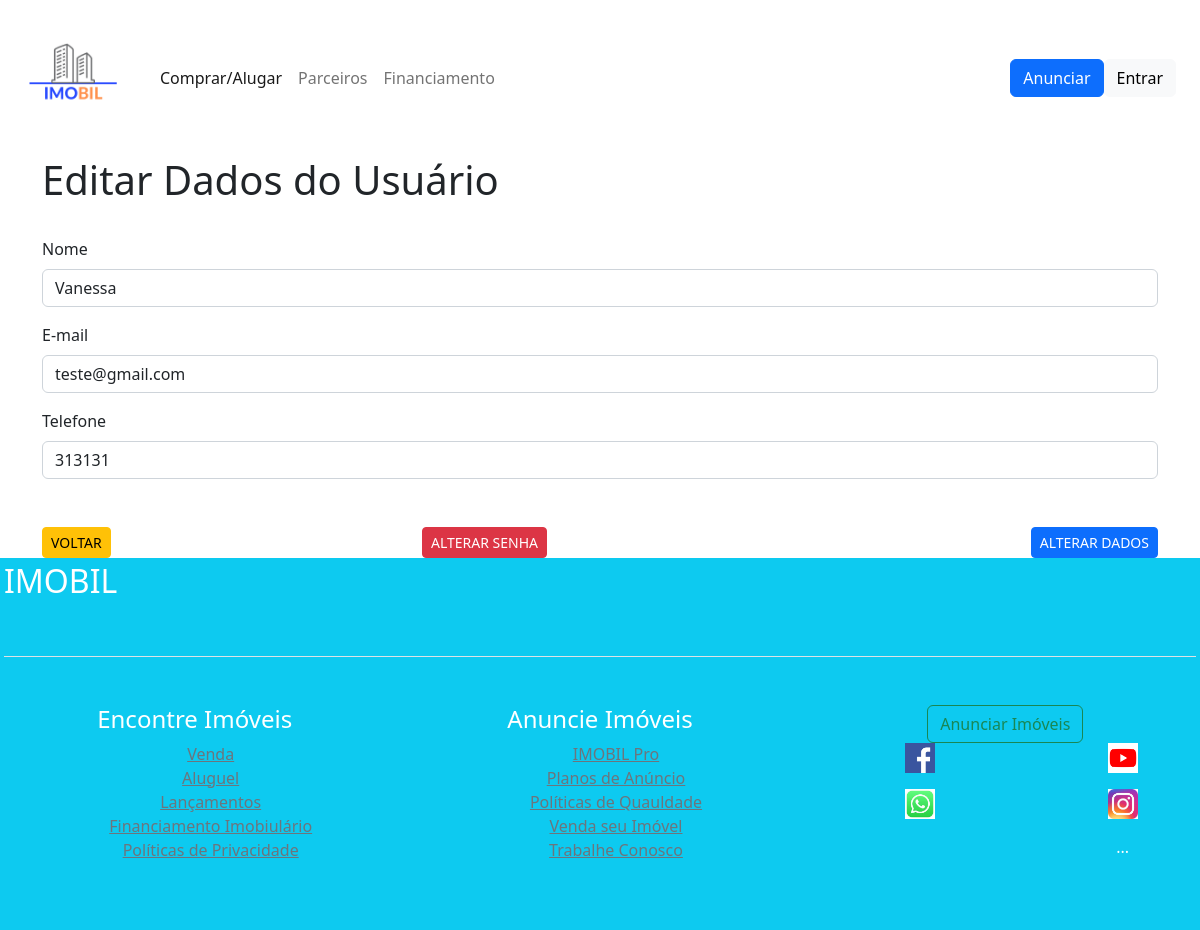
The page /editarUsuario.php?login=1 on the database its author committed.
### tables this page shows
CREATE TABLE `usuarios` (
  `login` int(11) NOT NULL,
  `nome` varchar(100) DEFAULT NULL,
  `senha` varchar(30) DEFAULT NULL,
  `nivel` varchar(3) DEFAULT NULL,
  `email` varchar(100) DEFAULT NULL,
  `telefone` int(11) DEFAULT NULL
);

### editarUsuario.php (the view, shortened to what this page needs)
<?php
    include "conexao.php";
    include "controle.php";
    if(isset($_GET['login'])){
        $login = $_GET['login'];
        $sql = "select * from usuarios where login = '$login'";
        $seleciona = mysqli_query($conexao,$sql);
        $exibe = mysqli_fetch_array($seleciona);
        $nome = $exibe['nome'];
        $email = $exibe['email'];
        $telefone = $exibe['telefone'];
    }
?>
        <div class="container ">
            <h1>Editar Dados do Usuário</h1>
            <hr>
            <form name="form" method="post" action="updateUsuario.php">
                <div class="mb-3">
                    <label for="nome" class="form-label">Nome</label>
                    <input type="text" class="form-control" id="nome" name="nome" value="<?php echo $nome; ?>" required>
                </div>
                <div class="mb-3">
                    <label for="email" class="form-label">E-mail</label>
                    <input type="email" class="form-control" id="email" name="email" value="<?php echo $email; ?>" placeholder="nome@exemplo.com" required>
                </div>
                <div class="mb-3">
                    <label for="telefone" class="form-label">Telefone</label>
                    <input type="number" class="form-control" id="telefone" name="telefone" value="<?php echo $telefone; ?>" required>
                </div>
                <div class="row mt-5">
                    <div class="col text-start">
                        <a href="listarUsuario.php"> <button type="button" class="btn btn-warning btn-sm">VOLTAR</button> </a>
                    </div>
                    <div class="col">
                        <button type="editarSenha.php?login<?php echo $login; ?>" class="btn btn-danger btn-sm botao">ALTERAR SENHA</button></a>
                    </div>
                    <div class="col text-end">
                        <button type="submit" class="btn btn-primary btn-sm botao">ALTERAR DADOS</button></a>
                    </div>
                </div>
            </form>
        </div>
        </body>
        </html>
  <?php
   include "footer.php";
  ?>

### css/style.css (style rules this page uses)
hr { color: white; }

### rows shown on the page
usuarios: nome "Vanessa", email "teste@gmail.com", telefone "313131"
